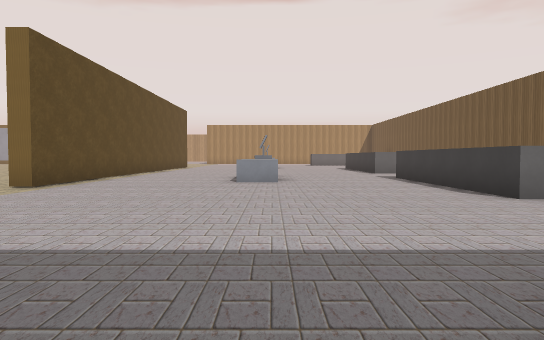
View 1 (above)

24 first-person views from a walk through a level from a Godot 3-D game. The camera is 1.2 m above the floor, tilts 2° down and sees 70° across. The floor is counted in squares, 2 m on a side. Each view is taken from the middle of a square. On the plan, view 1 faces up. The plan holds only what a view shows up to about 11 squares ahead; the rest is blank. The place goes on beyond the plan. Characters and animated objects are not drawn. Some surface patterns are stand-ins.

View 2
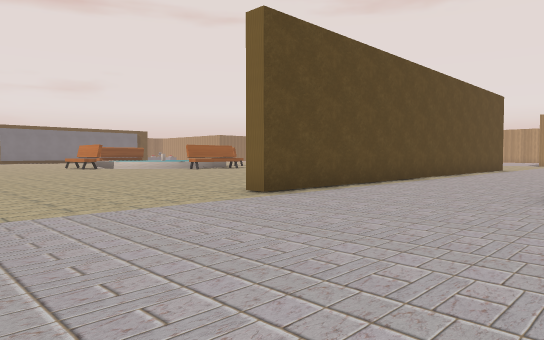

View 3
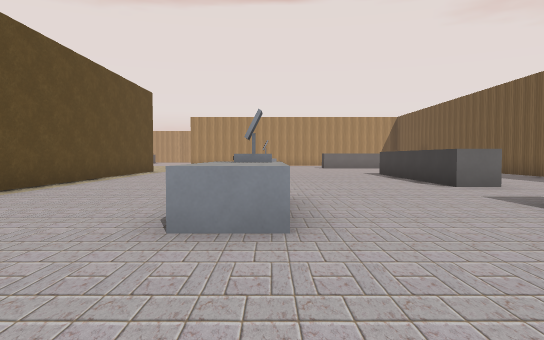

View 4
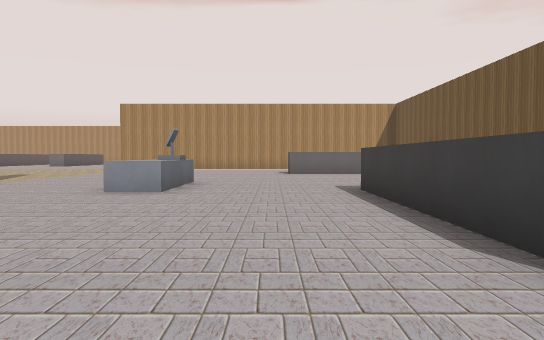

View 5
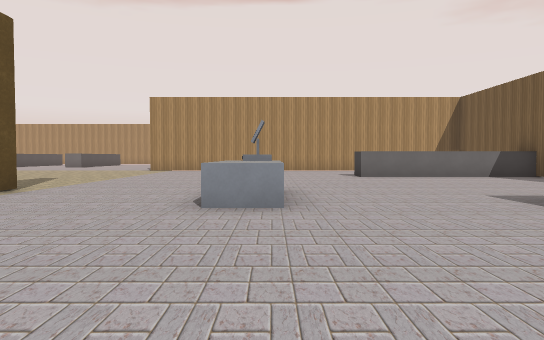

View 6
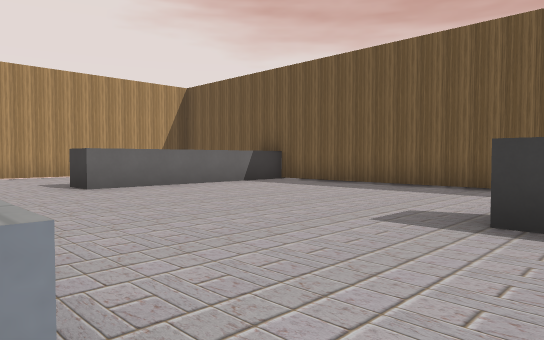

View 7
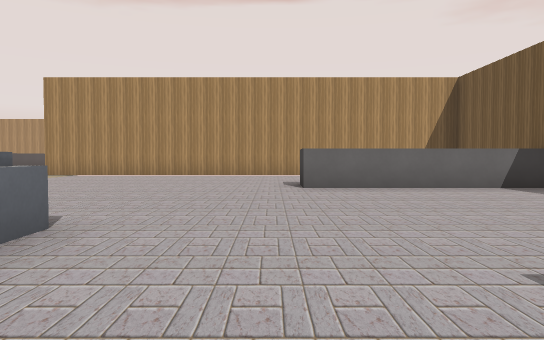

View 8
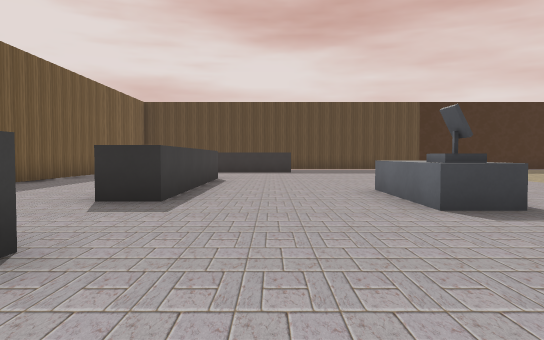

View 9
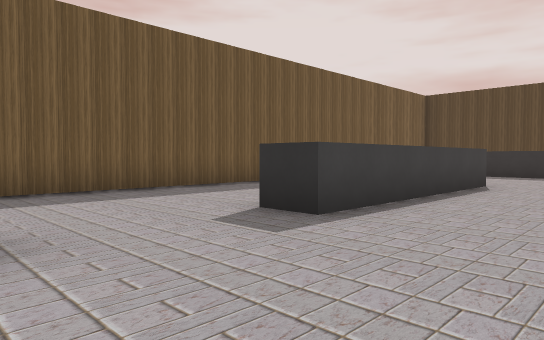

View 10
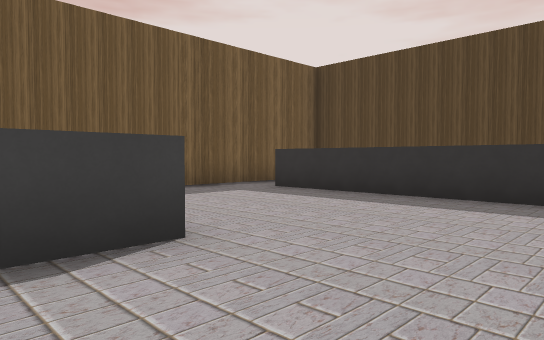

View 11
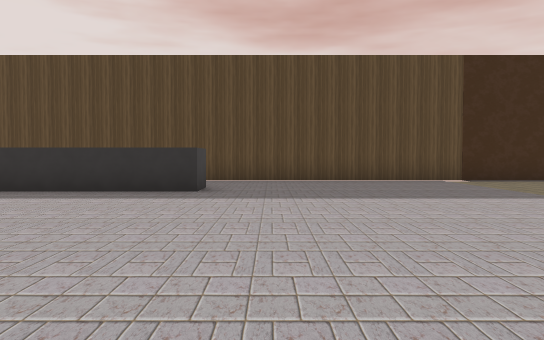

View 12
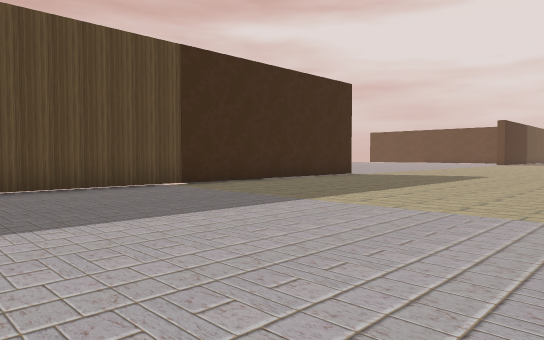

View 13
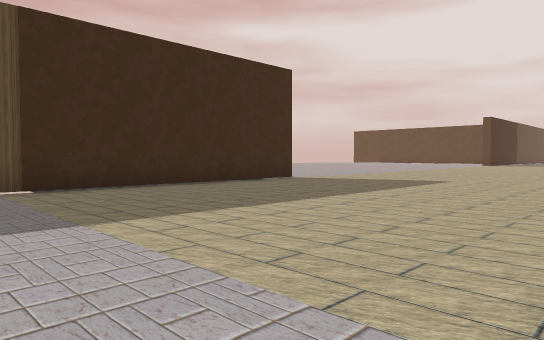

View 14
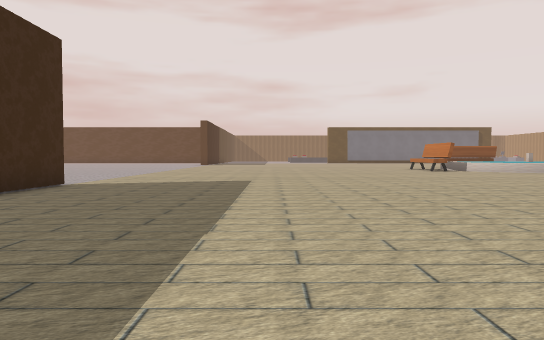

View 15
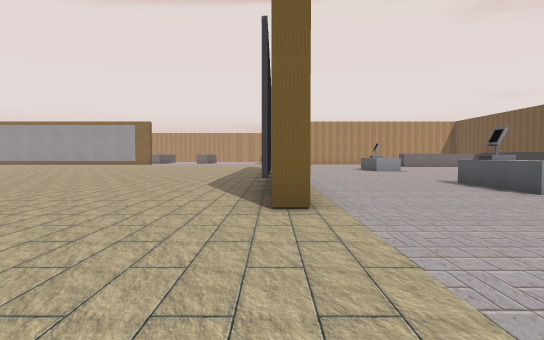

View 16
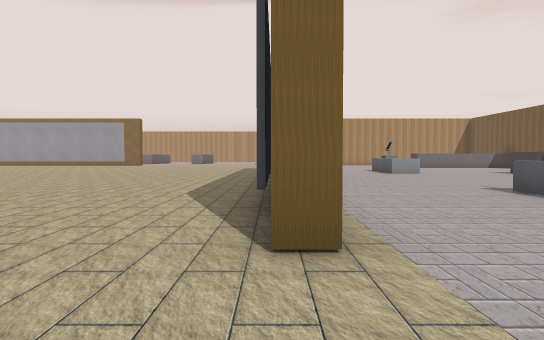

View 17
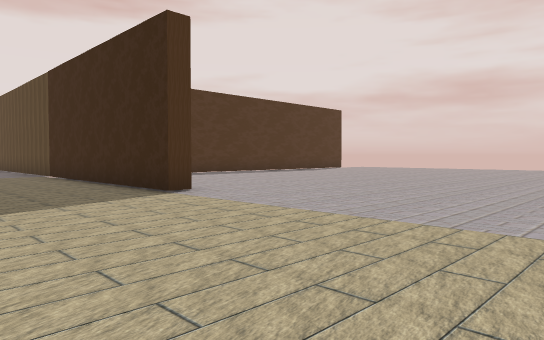

View 18
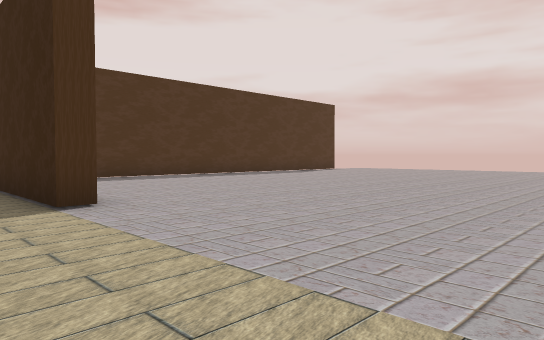

View 19
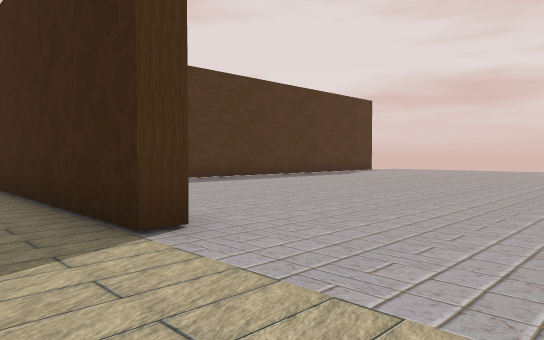

View 20
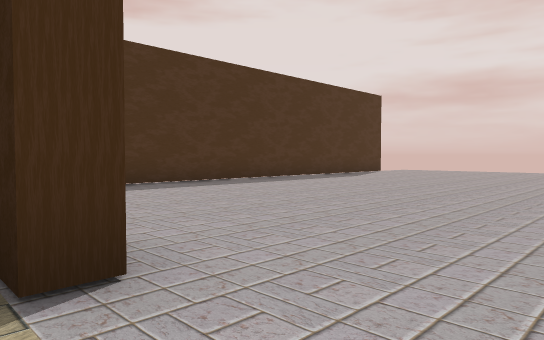

View 21
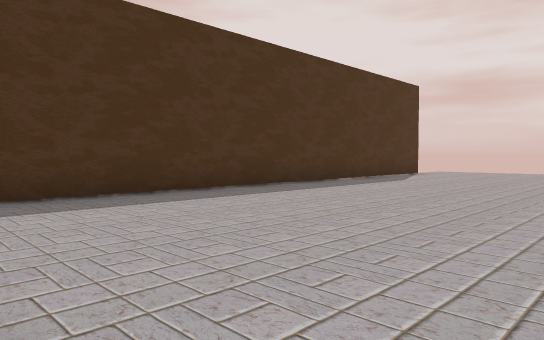

View 22
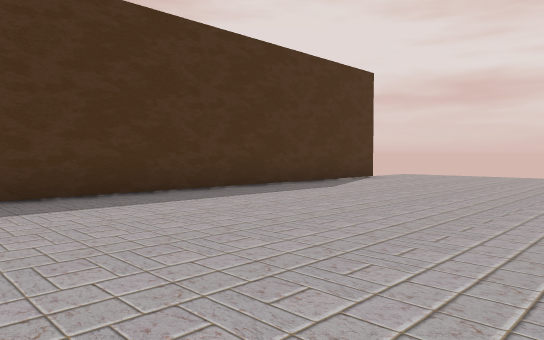

View 23
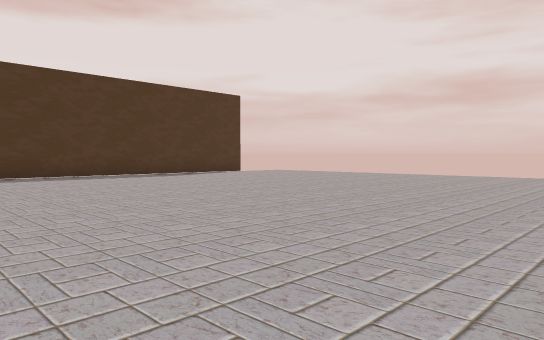

View 24
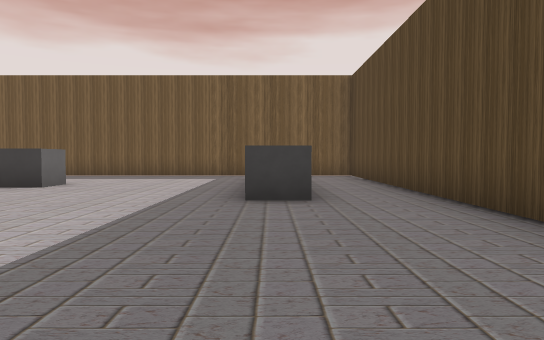

### Floor plan
Key: @ floor where view 1 was taken; # wall or solid block; . floor; ^ raised ledge.
Columns run from 17 left of view 1 to 8 right of it. Each row starts with its distance up from view 1.
 30                    ###
 29              ........    #
 28              ........    #
 27               .......    #
 26               ......^^^^^#
 25            ..............#
 24            ..............#
 23            ..............#
 22             .............#
 21             .....^.......#
 20             #....^.......#
 19              ....^...^.
 18               .......^
 17             #........^
 16      .......#........^
 15      .......#........^..
 14      .......#........^..
 13      .......#............#
 12       ......#............#
 11       ......#....^.......#
 10    ..  .....#....^...^...#
  9    .........#....^...^...#
  8    .........#........^ ..#
  7    ..................^ ..#
  6    ..................^...#
  5    ......................#
  4   .......................#
  3   .......................#
  2 .........................#
  1 ...................^^^^^.#
  0 .................@.......#
 -1 ......#######............#
 -2  .........  ##############
 -3  ...........#
 -4  ...........#
 -5 ............#
 -6 ............#
 -7 ............#
 -8 ............#
 -9  ...........#
-10  ...........#
-11  ...........#
-12  ...........#
-13  ...........#
-14   ..... ....#
-15   ....  ....#
-16   ...   ...
-17   ..    ..

Positions as (right, up) in squares from view 1, and headings:
1: (0, 0), facing up
2: (0, 3), facing up-left
3: (0, 6), facing up
4: (2, 12), facing up
5: (0, 14), facing up
6: (0, 18), facing up-right
7: (2, 18), facing up
8: (2, 16), facing down
9: (1, 14), facing down-right
10: (1, 7), facing down-right
11: (0, 8), facing down
12: (0, 6), facing down-left
13: (-3, 6), facing down-left
14: (-3, 3), facing left
15: (-5, 3), facing up
16: (-5, 5), facing up
17: (-17, 2), facing down-right
18: (-16, 0), facing down-right
19: (-14, 0), facing down-right
20: (-13, -1), facing down-right
21: (-11, -2), facing down-right
22: (-11, -5), facing down-right
23: (-17, -5), facing down-right
24: (-4, 1), facing right
